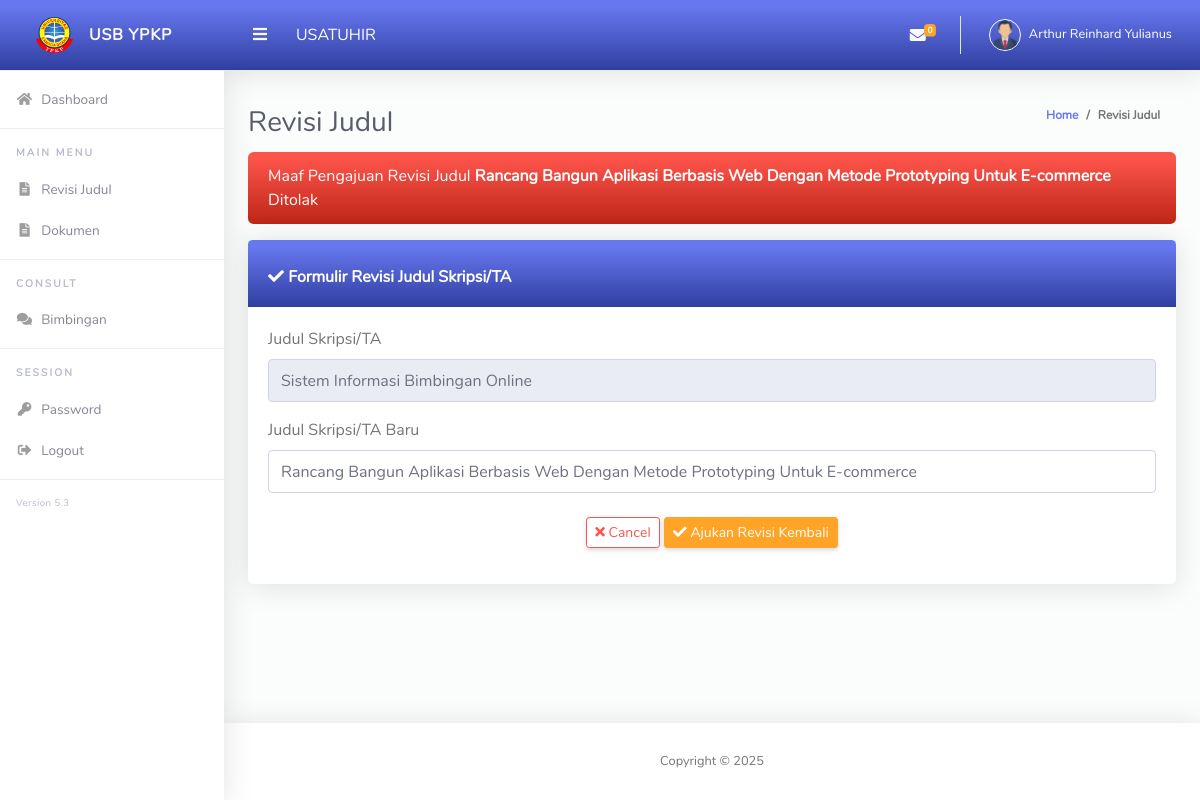
Screenshot of /student/?pages=revisi (signed in) with the database file from the repository.
### tables this page shows
CREATE TABLE `tb_mhs` (
  `id_mhs` int(11) NOT NULL,
  `nim` varchar(12) NOT NULL,
  `nama` varchar(50) NOT NULL,
  `tmp_lahir` varchar(60) DEFAULT NULL,
  `tg_lahir` date DEFAULT NULL,
  `password` varchar(60) NOT NULL,
  `fotomhs` varchar(225) NOT NULL DEFAULT 'user.png',
  `tahun_angkatan` int(30) NOT NULL,
  `prodi_id` int(11) NOT NULL,
  `dosen_pa` int(11) NOT NULL DEFAULT 0,
  `status_akun` varchar(12) NOT NULL DEFAULT 'new',
  `status_skripsi` varchar(30) NOT NULL DEFAULT 'N',
  `create_at` datetime DEFAULT NULL
);

CREATE TABLE `pengajuan` (
  `pengajuan_id` int(11) NOT NULL,
  `periode_id` int(11) NOT NULL,
  `id_mhs` int(11) NOT NULL,
  `tgl_pengajuan` datetime NOT NULL,
  `judul` varchar(255) NOT NULL,
  `jenis` varchar(255) NOT NULL,
  `revisi_judul` varchar(255) DEFAULT NULL,
  `stt_revisi` varchar(30) DEFAULT NULL,
  `masalah` text NOT NULL,
  `rekomendasi_pa` varchar(30) DEFAULT 'new',
  `tgl_rekomendasi` datetime DEFAULT NULL,
  `disetujui_kajur` varchar(30) DEFAULT 'new',
  `tgl_acc` datetime DEFAULT NULL,
  `tgl_pengajuan_sk` date DEFAULT NULL,
  `alasan_perpanjangan_sk` text DEFAULT NULL,
  `status_bimbingan` varchar(60) DEFAULT NULL,
  `status_perpanjangan_sk` varchar(30) DEFAULT NULL,
  `status_sk` varchar(30) DEFAULT 'old'
);

### student/index.php (the view, shortened to what this page needs)
<?php
if (isset($_SESSION['MHS_SES'])) {
    include '../config/databases.php';
    $userID = intval($_SESSION['MHS_SES']);
    $user   = mysqli_fetch_assoc(mysqli_query($con, "SELECT * FROM tb_mhs
        JOIN tm_prodi ON tb_mhs.prodi_id=tm_prodi.prodi_id
        JOIN tm_fakultas ON tm_prodi.fakultas_id=tm_fakultas.fakultas_id
        WHERE tb_mhs.id_mhs={$userID}"));
    $cekJudul = mysqli_query($con, "SELECT * FROM pengajuan WHERE id_mhs=$userID AND disetujui_kajur='Y' ORDER BY pengajuan_id ASC");
    $infoPesanBaru = mysqli_query($con, "SELECT
        tb_dsn.id_dsn,
        tb_dsn.nama_dosen,
        tb_dsn.foto,
        tb_pesan.id_pesan,
        tb_pesan.document,
        tb_pesan.pengajuan_id,
        tb_pesan.pengirim_id,
        tb_pesan.user_pengirim,
        tb_pesan.user_penerima,
        tb_pesan.topik,
        tb_pesan.subyek,
        tb_pesan.isi_pesan,
        tb_pesan.pembing_id,
        tb_pesan.jenis_pemb,
        tb_pesan.wkt
        FROM tb_pesan
        JOIN tm_periode ON tb_pesan.tahun_bimbingan=tm_periode.periode_id
        JOIN tb_dsn ON tb_pesan.pengirim_id=tb_dsn.id_dsn
        WHERE tb_pesan.penerima_id=$userID
        AND tb_pesan.user_pengirim='dsn'
        AND tb_pesan.status_pesan='new'
        AND tm_periode.stt_periode='on'
        ORDER BY tb_pesan.id_pesan DESC LIMIT 5 ");
    $jmlInfoPesanBaru = mysqli_num_rows($infoPesanBaru);
      ?>
      <!DOCTYPE html>
      <html lang="en">
      <head>
        <link href="../apl/vendor/fontawesome-free/css/all.min.css" rel="stylesheet" type="text/css">
        <link href="../apl/vendor/bootstrap/css/bootstrap.min.css" rel="stylesheet" type="text/css">
        <link href="../apl/css/admin.min.css" rel="stylesheet">
        <link href="../apl/vendor/select2/dist/css/select2.min.css" rel="stylesheet" type="text/css">
        <link href="../apl/vendor/toastr/toastr.min.css" rel="stylesheet" type="text/css">
        <link href="../apl/vendor/summernote/summernote-bs4.min.css" rel="stylesheet" type="text/css">
        <link href="../apl/css/admin.min.css" rel="stylesheet">
        <link href="../apl/css/style.css" rel="stylesheet">
    </head>
    <body id="page-top">
        <div id="wrapper">
                    <ul class="navbar-nav sidebar sidebar-light accordion" id="accordionSidebar">
                        <a class="sidebar-brand d-flex align-items-center justify-content-center bg-gradient-primary" href="./">
                            <div class="sidebar-brand-icon">
                                <img src="../logo.png">
                            </div>
                            <div class="sidebar-brand-text mx-3"><b>USB YPKP</b></div>
                        </a>
                        <hr class="sidebar-divider my-0">
                        <li class="nav-item">
                            <a class="nav-link" href="./">
                                <i class="fas fa-fw fa-home"></i>
                                <span>Dashboard</span></a>
                            </li>
                            <hr class="sidebar-divider">
                            <div class="sidebar-heading">
                                Main Menu
                            </div>
                            <?php
                            if (mysqli_num_rows($cekJudul) < 1) {
                                ?>
                                <li class="nav-item">
                                    <a class="nav-link" href="?pages=list_judul">
                                        <i class="fas fa-fw fa-list"></i>
                                        <span>Usulkan Topik</span>
                                    </a>
                                </li>
                                <?php
                            } else {
                                ?>
                                <li class="nav-item">
                                    <a class="nav-link" href="?pages=revisi">
                                        <i class="fas fa-fw fa-file-alt"></i>
                                        <span>Revisi Judul</span>
                                    </a>
                                </li>
                        <li class="nav-item">
                            <a class="nav-link" href="?pages=doc">
                                <i class="fas fa-fw fa-file-alt"></i>
                                <span>Dokumen</span>
                            </a>
                        </li>
                        <?php
                    }
                    ?>
                    <hr class="sidebar-divider">
                    <div class="sidebar-heading">
                        Consult
                    </div>
                    <li class="nav-item">
                        <a class="nav-link" href="?pages=consult">
                            <i class="fa fa-fw fa-comments"></i>
                            <span>Bimbingan</span>
                        </a>
                    </li>
    <hr class="sidebar-divider">
    <div class="sidebar-heading">
        Session
    </div>
    <li class="nav-item">
        <a class="nav-link" href="?pages=change_pwd">
            <i class="fa fa-fw fa-key"></i>
            <span> Password </span>
        </a>
    </li>
    <li class="nav-item">
        <a class="nav-link" href="#" data-toggle="modal" data-target="#logoutModal">
            <i class="fas fa-fw fa-sign-out-alt"></i>
            <span>Logout</span>
        </a>
    </li>
    <hr class="sidebar-divider">
    <div class="version" id="version-ruangadmin"></div>
</ul>
<div id="content-wrapper" class="d-flex flex-column">
    <div id="content">
        <nav class="navbar navbar-expand navbar-light bg-navbar bg-gradient-primary topbar mb-4 static-top">
            <button id="sidebarToggleTop" class="btn btn-link rounded-circle mr-3">
                <i class="fa fa-bars"></i>
            </button>
            <span class="text-white">USATUHIR</span>
            <ul class="navbar-nav ml-auto">
                <li class="nav-item dropdown no-arrow mx-1">
                    <a class="nav-link dropdown-toggle" href="#" id="messagesDropdown" role="button"
                    data-toggle="dropdown" aria-haspopup="true" aria-expanded="false">
                    <i class="fas fa-envelope fa-fw"></i>
                    <span class="badge badge-warning badge-counter"><?= $jmlInfoPesanBaru ?></span>
                </a>
                </li>
                <li class="nav-item dropdown no-arrow">
                    <a class="nav-link dropdown-toggle" href="#" id="userDropdown" role="button"
                    data-toggle="dropdown" aria-haspopup="true" aria-expanded="false">
                    <img class="img-profile rounded-circle" src="../apl/img/<?= $user['fotomhs'] ?>"
                    style="max-width: 60px">
                    <span class="ml-2 d-none d-lg-inline text-white small"><?= $user['nama'] ?></span>
                </a>
    </li>
</ul>
</nav>
<div class="container-fluid" id="container-wrapper">
    <?php
    if (isset($_GET['pages'])) {
        $page = mysqli_escape_string($con, $_GET['pages']);
        if ($page == 'add_judul') {
            include "pages/form_judul.php";
        } elseif ($page == 'list_judul') {
            include "pages/list_judul.php";
        } elseif ($page == 'doc') {
            include "pages/list_dokumen.php";
        }
        elseif ($page == 'revisi') {
            include "pages/revisi_judul.php";
        }
        elseif ($page == 'sk') {
            include "pages/perpanjanganSK.php";
        }
        elseif ($page == 'consult_area') {
            include "pages/consul/list_konsult_area.php";
        } elseif ($page == 'consult') {
            include "pages/consul/list_konsult.php";
        }
        elseif ($page == 'history') {
            include "pages/consul/list_history_konsult.php";
        }
        elseif ($page == 'profile') {
            include "pages/profile.php";
        }
        elseif ($page == 'change_pwd') {
            include "pages/change_password.php";
        } else {
            echo 'Opps ! Not Found Pages';
        }
    } else {
        include "pages/home.php";
    }
    ?>
</div>
</div>
<footer class="sticky-footer bg-white">
    <div class="container my-auto">
        <div class="copyright text-center my-auto">
            <span>Copyright &copy;
        </span>
    </div>
</div>
</footer>
</div>
</div>
</body>
</html>
<?php } else {
    echo "<script>window.location='../';</script>";
} ?>

### student/pages/revisi_judul.php (shortened to what this page needs)
<div class="d-sm-flex align-items-center justify-content-between">
    <h1 class="h3 mb-0 text-gray-800">Revisi Judul</h1>
    <ol class="breadcrumb">
        <li class="breadcrumb-item"><a href="./">Home</a></li>
        <li class="breadcrumb-item active" aria-current="page">Revisi Judul</li>
    </ol>
</div>
<?php
$myJudul = mysqli_fetch_assoc($cekJudul);
if ($myJudul['stt_revisi'] == 'Y') {
?>
<div class="alert alert-success bg-gradient-success text-white">
    Perbaikan judul telah disetujui .. <br>
    Judul Baru <b><?= $myJudul['judul'] ?> </b>
</div>
<p>
    <a href="../apl/report/revisi_judul_print.php?print=<?= $myJudul['pengajuan_id'] ?>" target="_blank"
        class="btn btn-primary bg-gradient-primary text-white"><i class="fa fa-print"></i> PRINT FORMULIR</a>
</p>
<?php
} elseif ($myJudul['stt_revisi'] == 'N') {
?>
<div class="alert alert-danger bg-gradient-danger text-white">
    Maaf Pengajuan Revisi Judul <b> <?= $myJudul['revisi_judul'] ?> </b> Ditolak
</div>
<div class="row mb-4">
    <div class="col-lg-12">
        <div class="card">
            <div class="card-header bg-gradient-primary text-white">
                <h6 class="mt-3 font-weight-bold"><i class="fa fa-check"></i> Formulir Revisi Judul Skripsi/TA</h6>
            </div>
            <div class="card-body">
                <div class="row">
                    <div class="col-lg-12">
                        <form method="POST">
                            <div class="form-group">
                                <label for="">Judul Skripsi/TA</label>
                                <input type="text" name="judul" value="<?= $myJudul['judul'] ?>" class="form-control"
                                    disabled>
                            </div>
                            <div class="form-group">
                                <label for="">Judul Skripsi/TA Baru</label>
                                <input type="text" name="newjudul" value="<?= $myJudul['revisi_judul'] ?>"
                                    placeholder="Judul Baru .." class="form-control">
                            </div>
                            <div class="form-group">
                                <center>
                                    <a href="javascript:history.back()" class="btn btn-outline-danger btn-sm mt-2"><i
                                            class="fa fa-times"></i> Cancel</a>
                                    <button type="submit" name="add" class="btn btn-warning btn-sm mt-2"><i
                                            class="fa fa-check"></i> Ajukan Revisi Kembali</button>
                                </center>
                            </div>
                        </form>
                    </div>
                </div>
            </div>
        </div>
    </div>
</div>
<?php
}
?>

### rows the page displays
tb_mhs: fotomhs (placeholder picture), nama "Arthur Reinhard Yulianus"
pengajuan: revisi_judul "Rancang Bangun Aplikasi Berbasis Web Dengan Metode Prototyping Untuk E-commerce", judul "Sistem Informasi Bimbingan Online", newjudul "Rancang Bangun Aplikasi Berbasis Web Dengan Metode Prototyping Untuk E-commerce"

### other values shown
$jmlInfoPesanBaru "0"
